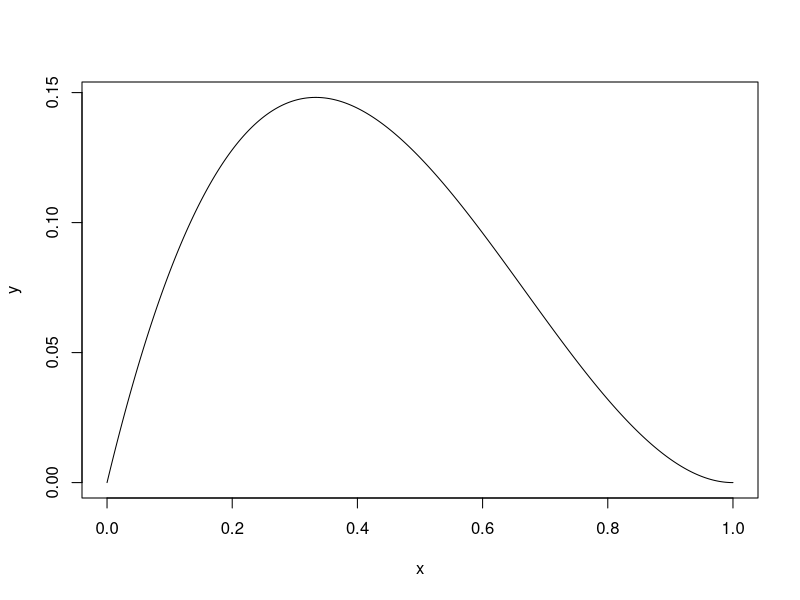

Generate this figure with R:
f = function(x) x*(1-x)^2

x = seq(0,1,by=0.001)
y = rep(0, length(x))

for(i in 1:length(x)) y[i] = f(x[i])

plot(x,y, type = 'l')
